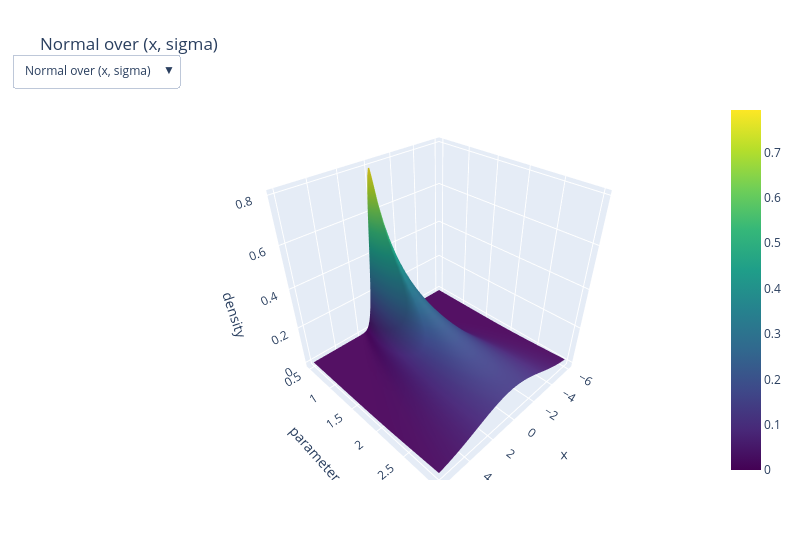

Here is the notebook cell this chart was saved with:
### Markdown cell above
### 8.4 Interactive Plotly version
Use the dropdown to switch the family; drag to rotate.

### Code cell
fig = go.Figure()
names = ["Normal over (x, sigma)", "Gamma over (x, k)", "Beta over (x, alpha)"]
fig.add_trace(go.Surface(x=np.linspace(-6, 6, 120), y=np.linspace(0.5, 3, 30), z=stats.norm.pdf(x1, 0, s1), colorscale="Viridis", visible=True))
fig.add_trace(go.Surface(x=np.linspace(0.05, 15, 120), y=np.linspace(0.8, 8, 30), z=np.minimum(stats.gamma.pdf(x2, k2), 0.8), colorscale="Plasma", visible=False))
fig.add_trace(go.Surface(x=np.linspace(0.01, 0.99, 120), y=np.linspace(0.6, 8, 30), z=np.minimum(stats.beta.pdf(x3, a3, 3), 4), colorscale="Cividis", visible=False))
buttons = [dict(label=name, method="update", args=[{"visible": [i == index for i in range(3)]}, {"title": name}]) for index, name in enumerate(names)]
fig.update_layout(title=names[0], width=800, height=560, updatemenus=[dict(buttons=buttons, direction="down", x=0.02, y=1.12)],
                  scene=dict(xaxis_title="x", yaxis_title="parameter", zaxis_title="density"))
fig.show()
